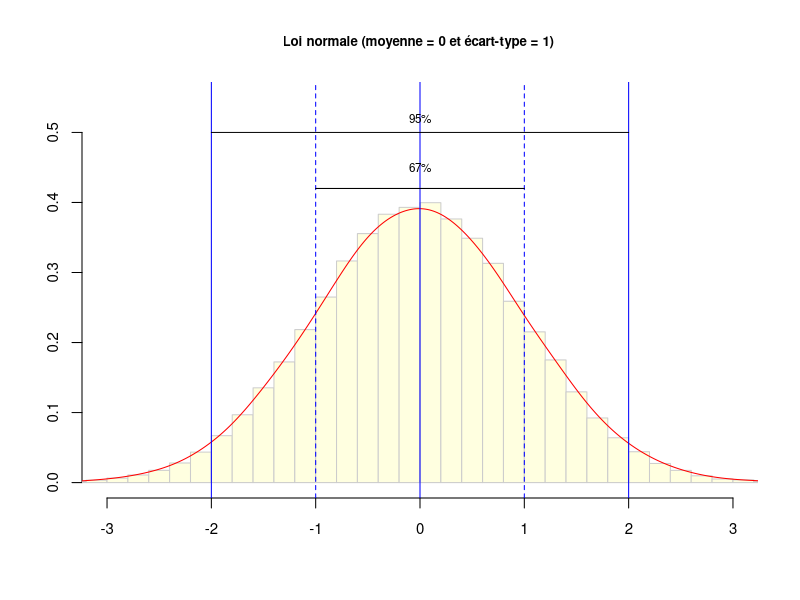
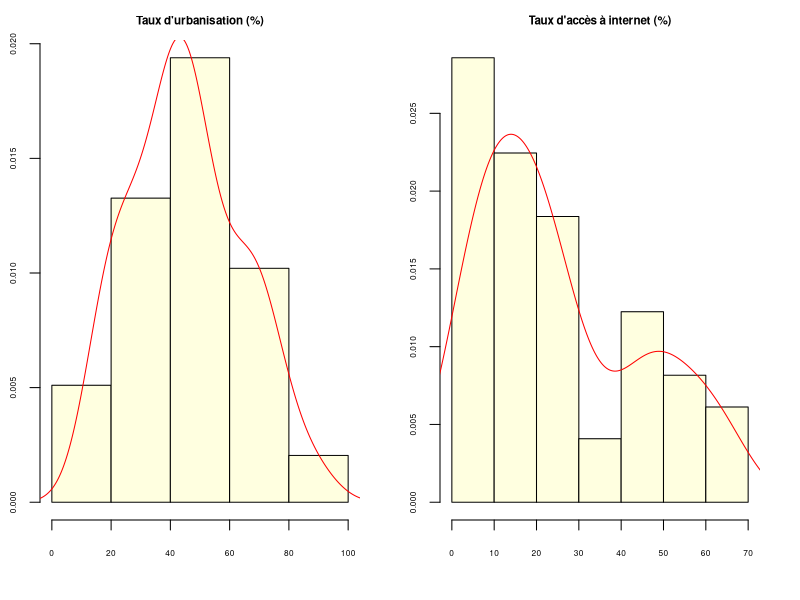
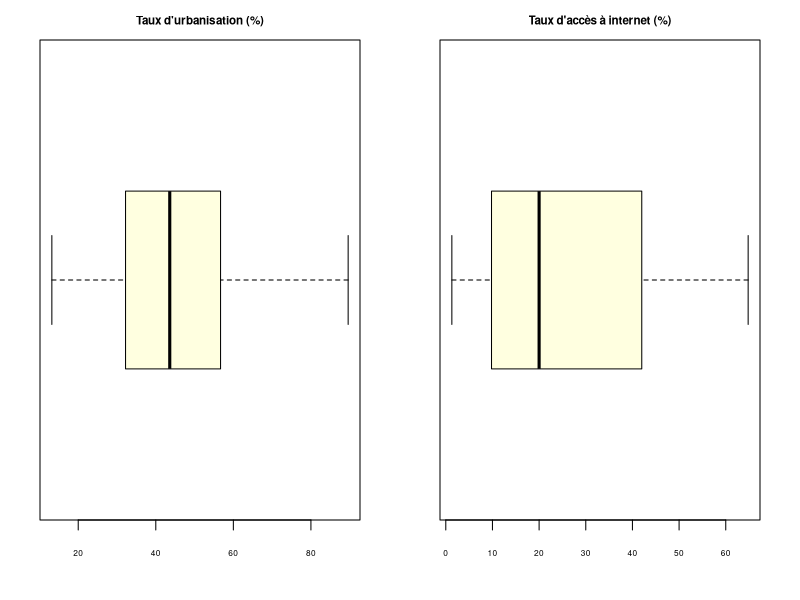
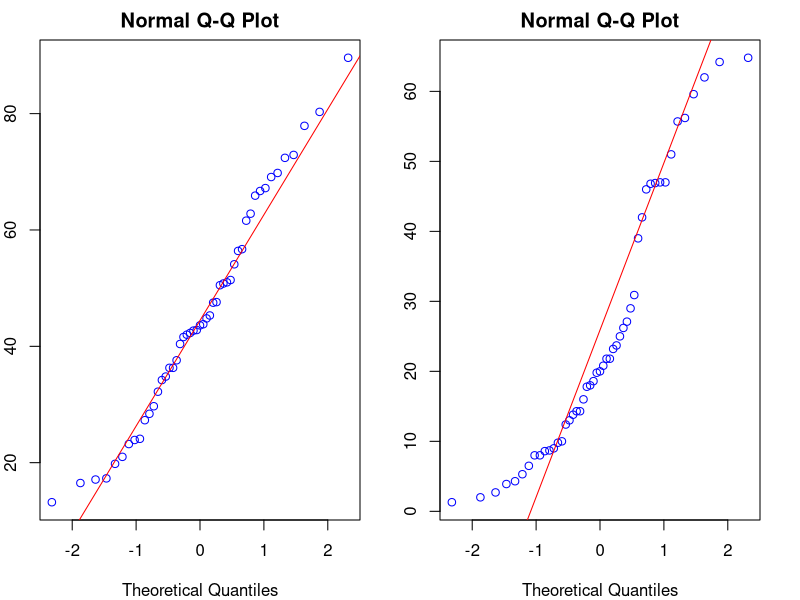
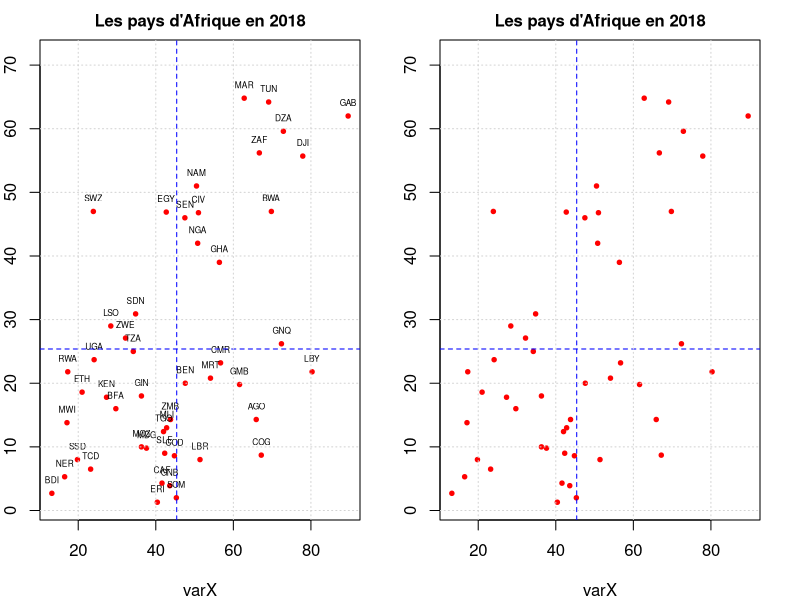
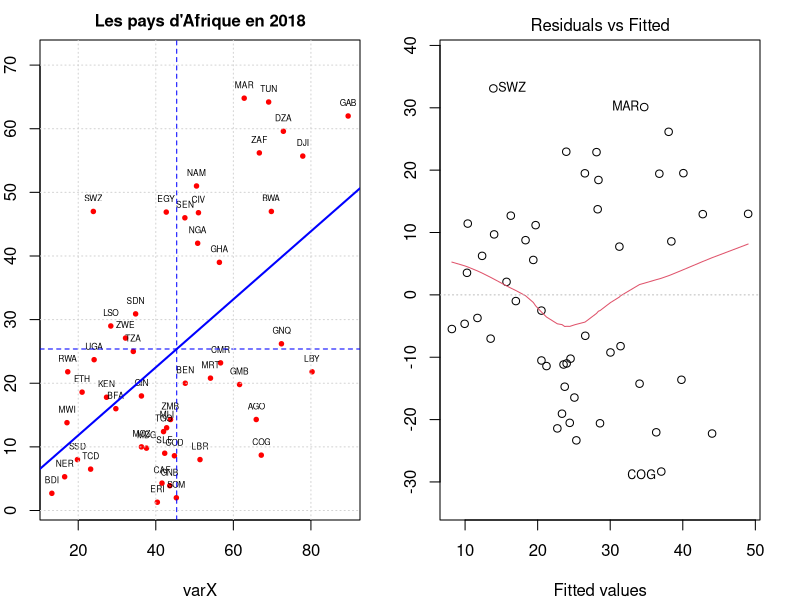
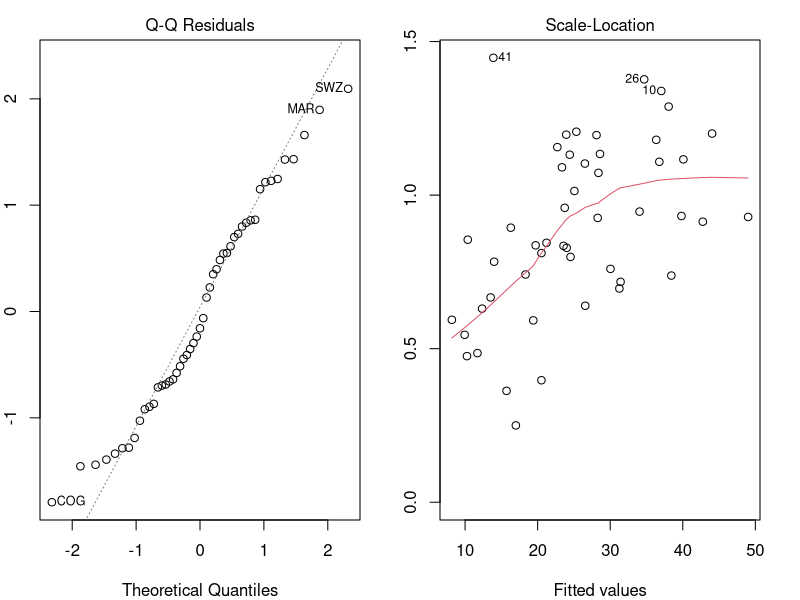
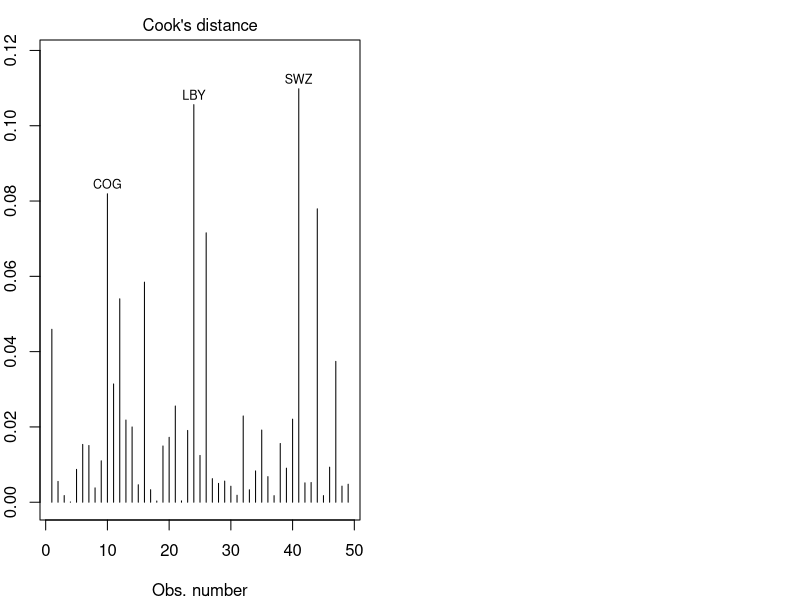

Recreate these plots in R, in order. (Note: this script raises an error after producing the figures.)
## ---- chunk 1
don <- read.table(file = "data/africa_pays_2018/data/africa_pays_2018.csv", # nom du fichier et chemin d'accès
                  sep = ";",                     # séparateur (ici, des points-virgule)
                  dec=",",                       # Type de décimale
                  header = TRUE,                 # ligne d'en-tête avec le nom des variables
                  encoding="UTF-8")              # encodage adapté au français

## ---- chunk 2
sel<-don[,c("iso3","nom","URBANI","INTERN")]
colnames(sel)<-c("CODE","NOM","X","Y")
head(sel)
## ---- chunk 3
# Pour la version française
titre <- "Les pays d'Afrique en 2018"
nomX <- "Taux d'urbanisation (%)"
nomY <- "Taux d'accès à internet (%)"
auteur <- "Ecole d'été AfromapR, Bouaké 2025"
## ---- chunk 4
Z<-rnorm(100000)
hist(Z, nclass=50, main="Loi normale (moyenne = 0 et écart-type = 1) ",border ="gray80",col="lightyellow",ylab=NULL,xlab=NULL,probability = TRUE,
     cex.axis=0.9,ylim = c(0,0.55), cex.main=0.8,cex.lab=0.8,xlim=c(-3,3))
lines(density(Z,bw=0.2),col="red",lwd=1)
abline(v=c(0),col="blue",lty=1,lwd=1)
abline(v=c(-1,1),col="blue",lty=2,lwd=1)
abline(v=c(-2,2),col="blue",lty=1,lwd=1)
lines(c(-1,1),c(0.42,0.42))
text(0,0.45,"67%",cex=0.7)
lines(c(-2,2),c(0.5,0.5))
text(0,0.52,"95%",cex=0.7)
## ---- chunk 5
par(mfrow=c(1,2),mar=c(4,2,2,2))
hist(sel$X, 
     col="lightyellow",
     main=nomX,
     cex.main=0.7,
     breaks=5,
     probability = TRUE, 
     xlab=NULL,
     cex.axis=0.5)
lines(density(sel$X),col="red",lwd=1)
hist(sel$Y, 
     col="lightyellow",
     main=nomY,
     cex.main=0.7, 
     breaks=5, 
     probability=TRUE, 
     xlab=NULL, 
     cex.axis=0.5)
lines(density(sel$Y),col="red",lwd=1)
## ---- chunk 6
par(mfrow=c(1,2),mar=c(4,2,2,2))
boxplot(sel$X, 
     col="lightyellow",
     horizontal = TRUE,
     main=nomX,
     cex.main=0.7,
     cex.axis=0.5)
boxplot(sel$Y, 
     col="lightyellow",
     horizontal = TRUE,
     main=nomY,
     cex.main=0.7, 
     cex.axis=0.5)

## ---- chunk 7
qqnorm(sel$X, col="blue",ylab=nomX)
qqline(sel$X,col="red")
## ---- chunk 8
qqnorm(sel$Y, col="blue",ylab=nomY)
qqline(sel$Y,col="red")
## ---- chunk 9
shapiro.test(sel$X)
shapiro.test(sel$Y)
## ---- chunk 10
monplot <- function (varX , varY,  varN )
{ 
  Ymin <- min(varY)
  Ymax <- max(varY)
  Ysup <- Ymax+(Ymax-Ymin)*0.1
  plot(varX,varY,
     main = titre,      # titre
     cex.main = 1,      # police du titre
     cex = 0.6,         # taille des symboles
     pch = 19,          # cercles pleins
     ylim = c(Ymin, Ysup),
     col = "red")      # couleur des symboles
  text(varX,varY,varN,cex=0.5,pos=3) # nom des élément
  abline(v=mean(varX),lty=2,lwd=1,col="blue") # moyenne X
  abline(h=mean(varY),lty=2,lwd=1,col="blue") # moyenne Y
  grid()
  }
## ---- chunk 11
monplot(varX = sel$X,varY = sel$Y, varN = sel$CODE)
## ---- chunk 12
monplot(varX = sel$X,varY = sel$Y, varN = NULL)
## ---- chunk 13
cor(sel$X,sel$Y)       # coefficient de corrélation (r)
100*cor(sel$X,sel$Y)**2    # pouvoir explicatif (r2)
## ---- chunk 14
cor.test(sel$X,sel$Y)  # test de significativité (p-value)
## ---- chunk 15
cor.test(sel$X,sel$Y, method="spearman")  # test de significativité (p-value)
## ---- chunk 16
lm(sel$Y~sel$X)
## ---- chunk 17
monmodel<-lm(sel$Y~sel$X)
str(monmodel)
## ---- chunk 18
summary(monmodel)
## ---- chunk 19
monplot(sel$X,sel$Y,sel$CODE)
abline(monmodel, col="blue",lwd=2)
## ---- chunk 20
sel$Y_estim<-monmodel$fitted.values # Valeurs estimées
sel$Y_resid<-monmodel$residuals     # Valeurs résiduelles
tri <- sel[order(sel$Y_resid),]     # Tri du tableau en fonction des résidus
tri
## ---- chunk 21
head(tri,5)
## ---- chunk 22
tail(tri,5)
## ---- chunk 23
library(car)
## ---- chunk 24
plot(monmodel,1,labels.id = sel$CODE)
## ---- chunk 25
durbinWatsonTest(monmodel)
## ---- chunk 26
plot(monmodel,2,labels.id =sel$CODE)
## ---- chunk 27
shapiro.test(monmodel$residuals)
## ---- chunk 28
plot(monmodel,3,labels.id = sel$PAYS)
## ---- chunk 29
ncvTest(monmodel)
## ---- chunk 30
plot(monmodel,4,labels.id = sel$CODE)
## ---- chunk 31
outlierTest(monmodel, labels = sel$CODE)
## ---- chunk 32
scatterplot(formula = sel$X~sel$Y, 
            smooth=FALSE,
            ellipse=TRUE,
            xlab=nomX,
            ylab=nomY,
            main = "Affichage de l'ellipse de dispersion")
            
## ---- chunk 33
scatterplot(formula = sel$X~sel$Y, 
            smooth=T,
            ellipse=F,
            xlab=nomX,
            ylab=nomY,
            main = "Affichage de l'ajustement non linéaire (loess)")
            
